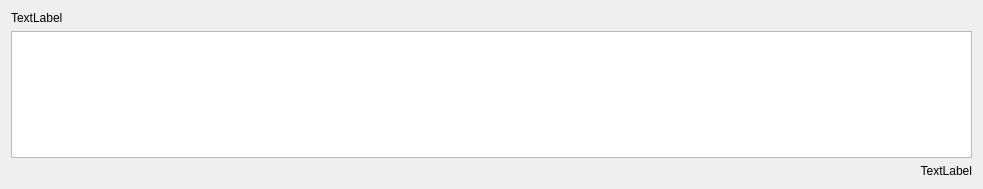
<?xml version="1.0" encoding="UTF-8"?>
<ui version="4.0">
 <class>MessageWidget</class>
 <widget class="QWidget" name="MessageWidget">
  <property name="geometry">
   <rect>
    <x>0</x>
    <y>0</y>
    <width>983</width>
    <height>189</height>
   </rect>
  </property>
  <property name="windowTitle">
   <string>Form</string>
  </property>
  <layout class="QVBoxLayout" name="verticalLayout" stretch="0,0,0">
   <item>
    <widget class="QLabel" name="messageFromLabel">
     <property name="text">
      <string>TextLabel</string>
     </property>
     <property name="textInteractionFlags">
      <set>Qt::LinksAccessibleByMouse|Qt::TextSelectableByMouse</set>
     </property>
    </widget>
   </item>
   <item>
    <widget class="QTextBrowser" name="messageTextBrowser"/>
   </item>
   <item>
    <widget class="QLabel" name="messageTimeLabel">
     <property name="text">
      <string>TextLabel</string>
     </property>
     <property name="alignment">
      <set>Qt::AlignRight|Qt::AlignTrailing|Qt::AlignVCenter</set>
     </property>
    </widget>
   </item>
  </layout>
 </widget>
 <resources/>
 <connections/>
</ui>
